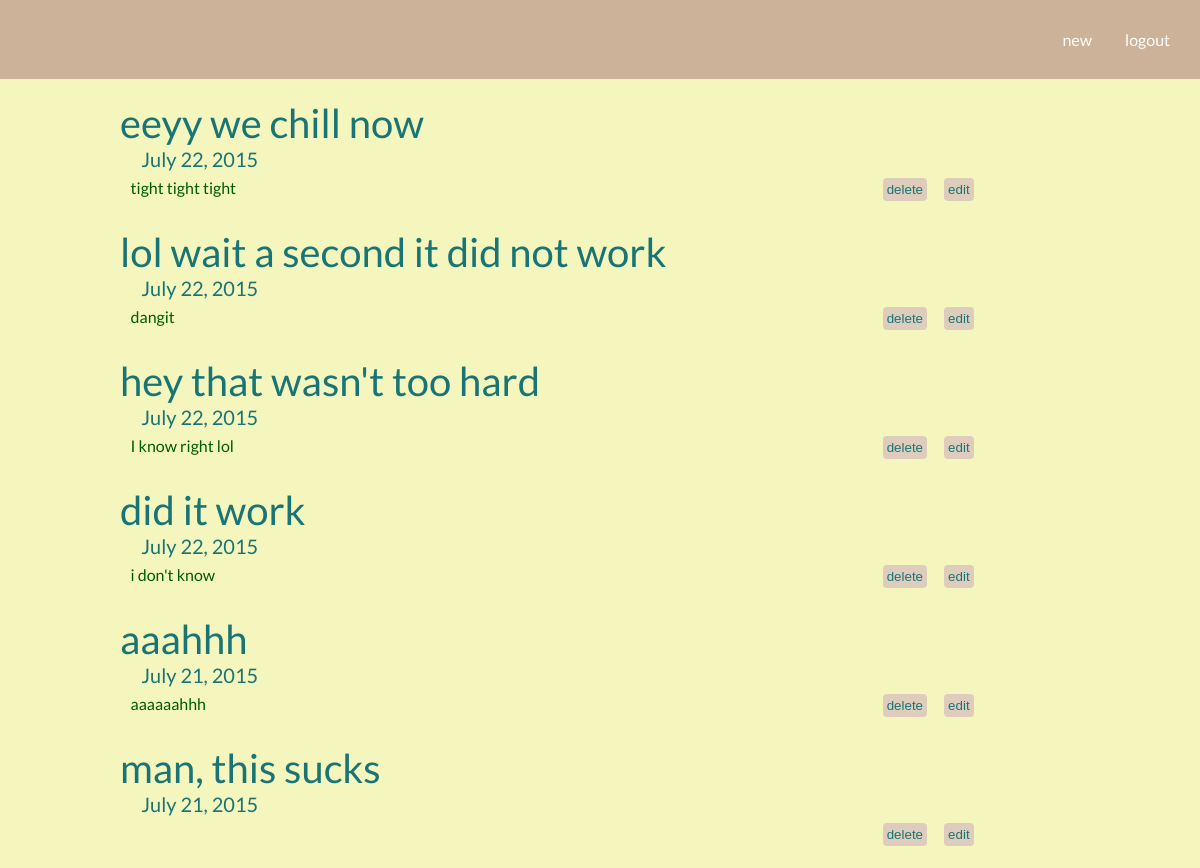
/captaincheddar/ (upper part), run on an earlier commit of the app's database.
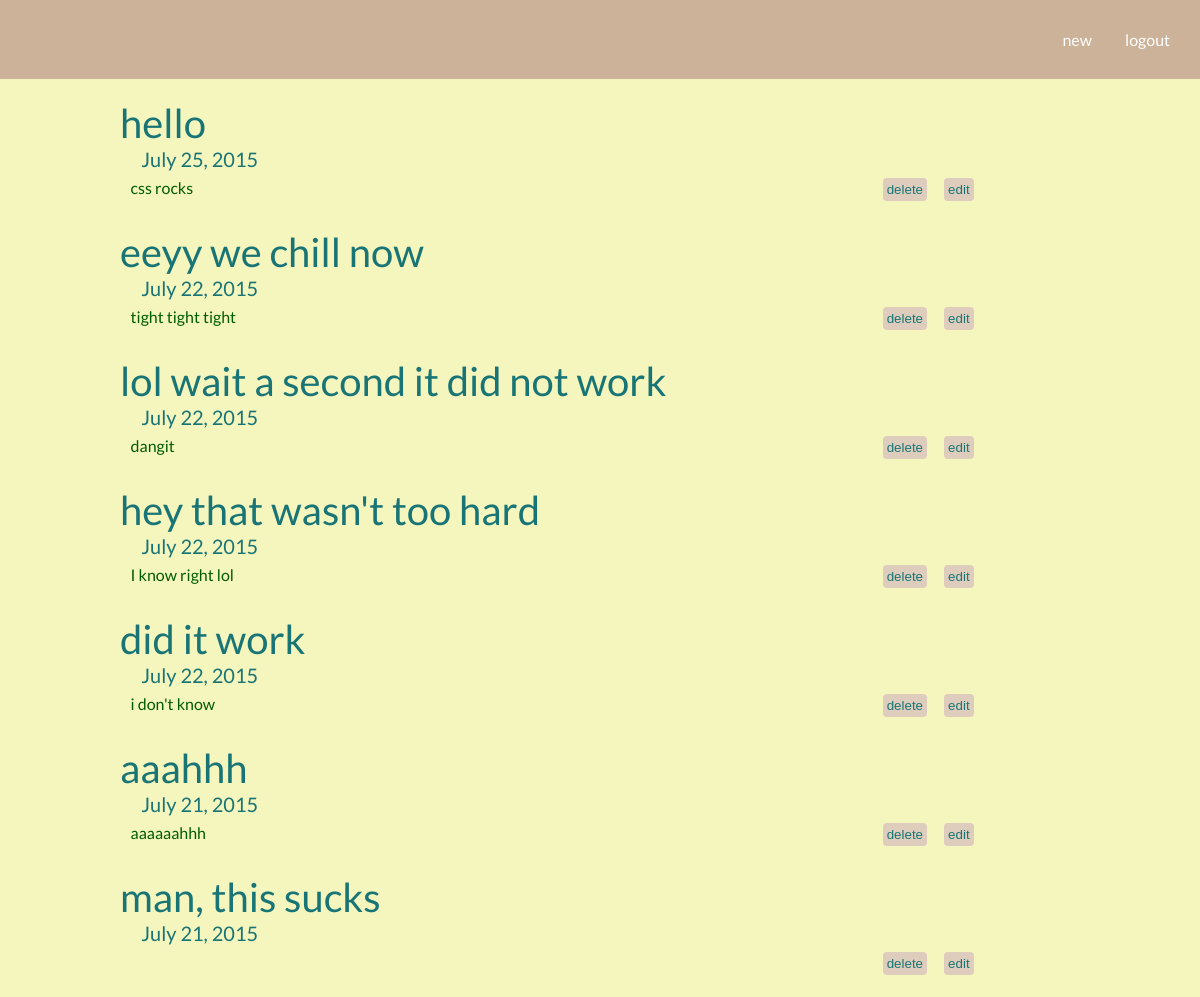
And on a later commit of the database.
### post/models.py (models this page shows, shortened)
class Post(models.Model):
    author = models.ForeignKey(User)
    text = models.TextField()
    subject = models.CharField(max_length=20)
    date = models.DateField(timezone.now())

### post/views.py (the view)
# urls.py: url(r'^(?P<username>[\w-]+)/$', views.main, name='main'),
def main(request, username):
	u = get_object_or_404(User, username=username)
	p = u.post_set.all().order_by('-id')
	if u.is_authenticated():
		return render(request, 'post/index.html', {'user' : u, 'posts' : p, 'logged' : 'yes'})
	else :
		return render(request, 'post/index.html', {'user' : u, 'posts' : p})

### post/templates/post/index.html (shortened to what this page needs)
{% load staticfiles %}
<head>
	<link rel="stylesheet" type="text/css" href="{% static "css/poststyle.css" %}">
</head>
<body>
{% if logged %}
	<div id = "nav">
		<div id = "logo">
		</div>
		{% if user.is_authenticated %}
		<div id = "transfer">
			<div id = "new">
				<a href = "{% url 'post:new' user.username %}">new</a>
			</div>
			<div id = "logout">
				<a href = "{% url 'login:done' user.username %}">logout</a>
			</div>
		{% else %}
			<div id = "login">
				<a href = "{% url 'login:index' %}">login</a>
			</div>
		</div>
		{% endif %}
	</div>
	</div>
	<div id = "postlist">
		<ul>
		{% for post in posts %}
			<li id = "post">
				<div "line">
					<div id = "sub">
						{{ post.subject }}
					</div>
					<div id = "date">
						{{ post.date }}
					</div>
				</div>
				<div id = "line">
					<div id = "text">
						{{ post.text }}
					</div>
				{% if logged %}
					<div id = "formz">
						<form action = "{% url 'post:delete' post.id %}" method='POST'>
							<input type="submit" value="delete" id = "delete" class = "font">
						</form>
						<form action = "{% url 'post:edit' post.id %}" method='POST'>
							<input type="submit" value="edit" id = "edit" class = "font">
						</form>
					</div>
				</div>
				{% endif %}
			</li>
		{% endfor %}
		</ul>
	{% else %}
		<p>No User lol made.</p>
	{% endif %}
	</div>
</body>

What changed in the data, as far as the page shows it:
added Post: subject "hello", date "July 25, 2015", text "css rocks"
